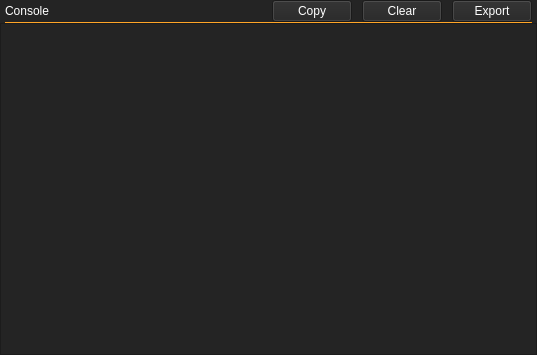
<?xml version="1.0" encoding="UTF-8"?>
<ui version="4.0">
 <class>Console</class>
 <widget class="QWidget" name="Console">
  <property name="geometry">
   <rect>
    <x>0</x>
    <y>0</y>
    <width>537</width>
    <height>355</height>
   </rect>
  </property>
  <property name="windowTitle">
   <string>Console</string>
  </property>
  <property name="styleSheet">
   <string notr="true">color: rgb(255, 255, 255);background-color: rgb(36,36,36);</string>
  </property>
  <layout class="QVBoxLayout" name="verticalLayout">
   <property name="spacing">
    <number>0</number>
   </property>
   <property name="leftMargin">
    <number>0</number>
   </property>
   <property name="topMargin">
    <number>0</number>
   </property>
   <property name="rightMargin">
    <number>0</number>
   </property>
   <property name="bottomMargin">
    <number>0</number>
   </property>
   <item>
    <widget class="QWidget" name="titlebar" native="true">
     <layout class="QHBoxLayout" name="horizontalLayout">
      <property name="spacing">
       <number>10</number>
      </property>
      <property name="leftMargin">
       <number>5</number>
      </property>
      <property name="topMargin">
       <number>0</number>
      </property>
      <property name="rightMargin">
       <number>5</number>
      </property>
      <property name="bottomMargin">
       <number>0</number>
      </property>
      <item>
       <widget class="QLabel" name="title">
        <property name="sizePolicy">
         <sizepolicy hsizetype="Preferred" vsizetype="Preferred">
          <horstretch>0</horstretch>
          <verstretch>0</verstretch>
         </sizepolicy>
        </property>
        <property name="styleSheet">
         <string notr="true">font: 700 9pt &quot;Segoe UI&quot;;</string>
        </property>
        <property name="text">
         <string>Console</string>
        </property>
        <property name="margin">
         <number>0</number>
        </property>
       </widget>
      </item>
      <item>
       <spacer name="horizontalSpacer">
        <property name="orientation">
         <enum>Qt::Horizontal</enum>
        </property>
        <property name="sizeHint" stdset="0">
         <size>
          <width>40</width>
          <height>20</height>
         </size>
        </property>
       </spacer>
      </item>
      <item>
       <widget class="QPushButton" name="btn_copy">
        <property name="text">
         <string>Copy</string>
        </property>
       </widget>
      </item>
      <item>
       <widget class="QPushButton" name="btn_clear">
        <property name="text">
         <string>Clear</string>
        </property>
       </widget>
      </item>
      <item>
       <widget class="QPushButton" name="btn_export">
        <property name="text">
         <string>Export</string>
        </property>
       </widget>
      </item>
     </layout>
    </widget>
   </item>
   <item>
    <widget class="Line" name="line">
     <property name="maximumSize">
      <size>
       <width>16777215</width>
       <height>1</height>
      </size>
     </property>
     <property name="styleSheet">
      <string notr="true">background-color: rgb(255, 149, 1);
margin:0 5;</string>
     </property>
     <property name="orientation">
      <enum>Qt::Horizontal</enum>
     </property>
    </widget>
   </item>
   <item>
    <widget class="QTextBrowser" name="text">
     <property name="sizePolicy">
      <sizepolicy hsizetype="Expanding" vsizetype="Expanding">
       <horstretch>0</horstretch>
       <verstretch>0</verstretch>
      </sizepolicy>
     </property>
     <property name="styleSheet">
      <string notr="true"/>
     </property>
     <property name="readOnly">
      <bool>true</bool>
     </property>
     <property name="markdown">
      <string>Console

</string>
     </property>
     <property name="textInteractionFlags">
      <set>Qt::LinksAccessibleByKeyboard|Qt::LinksAccessibleByMouse|Qt::TextBrowserInteraction|Qt::TextSelectableByKeyboard|Qt::TextSelectableByMouse</set>
     </property>
    </widget>
   </item>
  </layout>
 </widget>
 <layoutdefault spacing="6" margin="11"/>
 <resources/>
 <connections/>
</ui>
